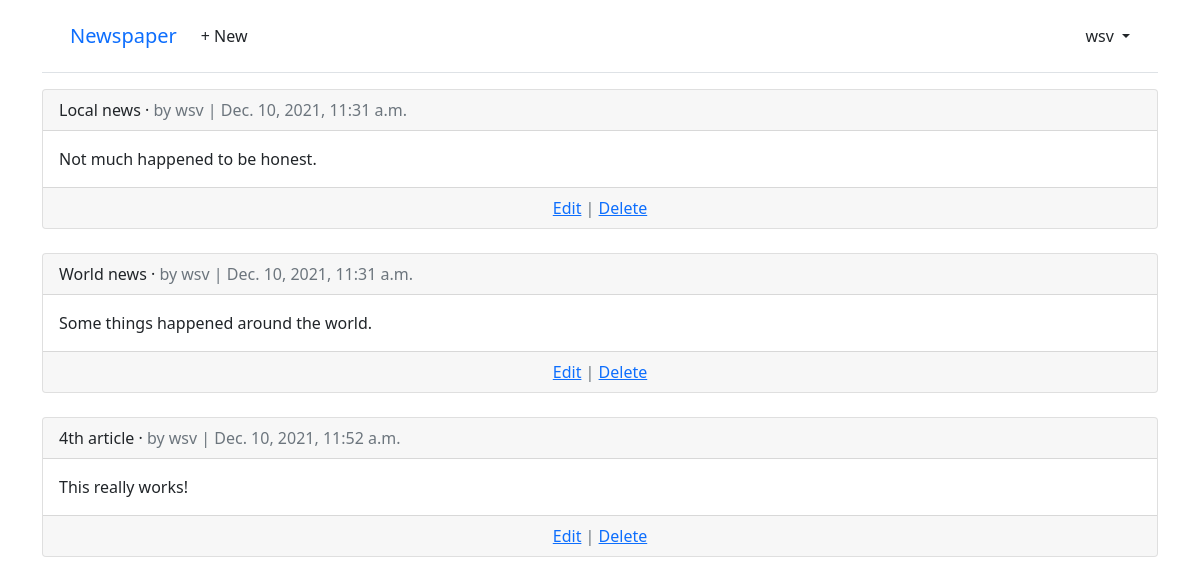
/articles/ (signed in), run on the app's committed database.
### accounts/models.py (models this page shows)
class CustomUser(AbstractUser):
    age = models.PositiveIntegerField(null=True, blank=True)

### articles/models.py (models this page shows, shortened)
class Article(models.Model):
    title = models.CharField(max_length=255)
    body = models.TextField()
    date = models.DateTimeField(auto_now_add=True)
    author = models.ForeignKey(
        settings.AUTH_USER_MODEL,
        on_delete=models.CASCADE,
    )

### articles/views.py (the view)
# urls.py: path("", ArticleListView.as_view(), name="article_list"),
class ArticleListView(ListView):
    model = Article
    template_name = "article_list.html"

### templates/article_list.html (shortened to what this page needs)
{% extends "base.html" %}
{% block content %}
{% for article in article_list %}
  <div class="card">
    <div class="card-header">
      <span class="font-weight-bold">{{ article.title }}</span> &middot;
      <span class="text-muted">by {{ article.author }} |
      {{ article.date }}</span>
    </div>
    <div class="card-body">
      {{ article.body }}
    </div>
    <div class="card-footer text-center text-muted">
        <a href="{% url 'article_edit' article.pk %}">Edit</a> |
        <a href="{% url 'article_delete' article.pk %}">Delete</a>
    </div>
  </div>
  <br />
{% endfor %}
{% endblock content %}

### templates/base.html (shortened to what this page needs)
<!DOCTYPE html>
<html>
<head>
  <link href="https://cdn.jsdelivr.net/npm/bootstrap@5.1.3/dist/css/bootstrap.min.css" rel="stylesheet">
</head>
<body>
  <div class="container">
    <header class="p-3 mb-3 border-bottom">
      <div class="container">
        <div class="d-flex flex-wrap align-items-center justify-content-center
          justify-content-lg-start">
          <a class="navbar-brand" href="{% url 'home' %}">Newspaper</a>
          <ul class="nav col-12 col-lg-auto me-lg-auto mb-2 justify-content-center
            mb-md-0">
          {% if user.is_authenticated %}
            <li><a href="{% url 'article_new' %}" class="nav-link px-2 link-dark">+ New</a></li>
          </ul>
          <div class="dropdown text-end">
            <a href="#" class="d-block link-dark text-decoration-none dropdown-toggle"
              id="dropdownUser1" data-bs-toggle="dropdown" aria-expanded="false">
              {{ user.username }}
            </a>
          </div>
          {% else %}
          </ul>
          <div class="text-end">
            <a href="{% url 'login' %}" class="btn btn-outline-primary me-2">Log In</a>
            <a href="{% url 'signup' %}" class="btn btn-primary">Sign Up</a>
          </div>
          {% endif %}
        </div>
      </div>
    </header>
    <main>
      {% block content %}
      {% endblock content %}
    </main>
  </div>
</body>
</html>

### data on the page
CustomUser: username "wsv"
Article: title "Local news", author "wsv", date "Dec. 10, 2021, 11:31 a.m.", body "Not much happened to be honest."
Article: title "World news", author "wsv", date "Dec. 10, 2021, 11:31 a.m.", body "Some things happened around the world."
Article: title "4th article", author "wsv", date "Dec. 10, 2021, 11:52 a.m.", body "This really works!"
